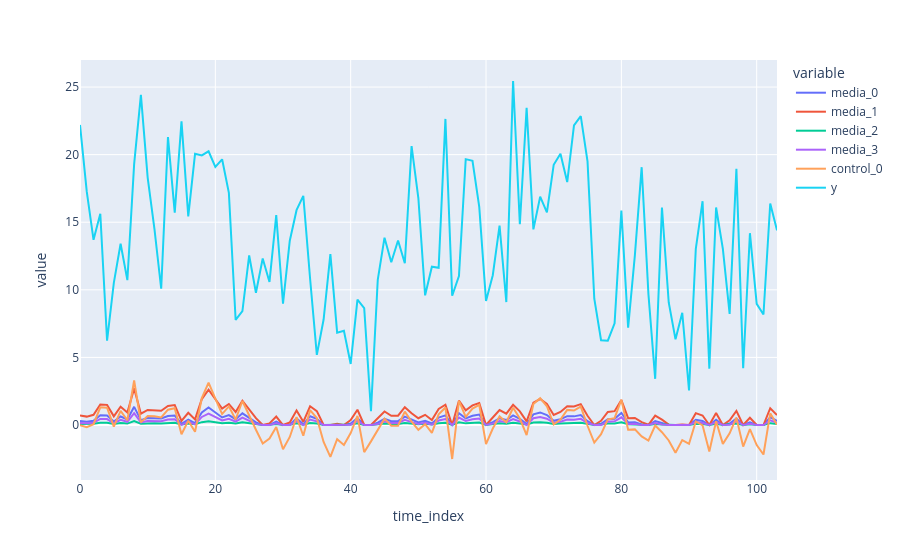

The code cell stored with this chart in its notebook:
### Code cell
figure = px.line(
    data.with_row_index("time_index"),
    x="time_index",
    y=data.columns,
)
figure.show()
